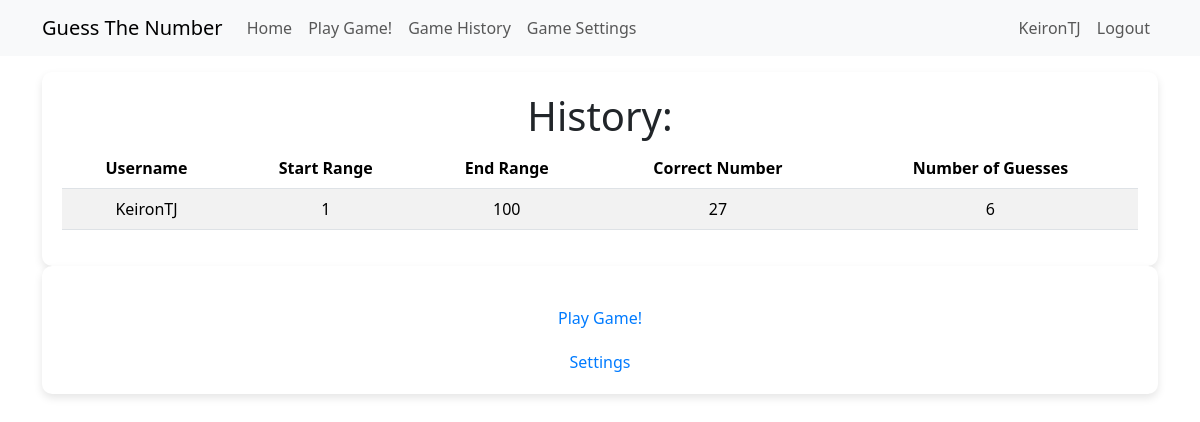
The page /guess_the_number_history (signed in) on the database as committed earlier.
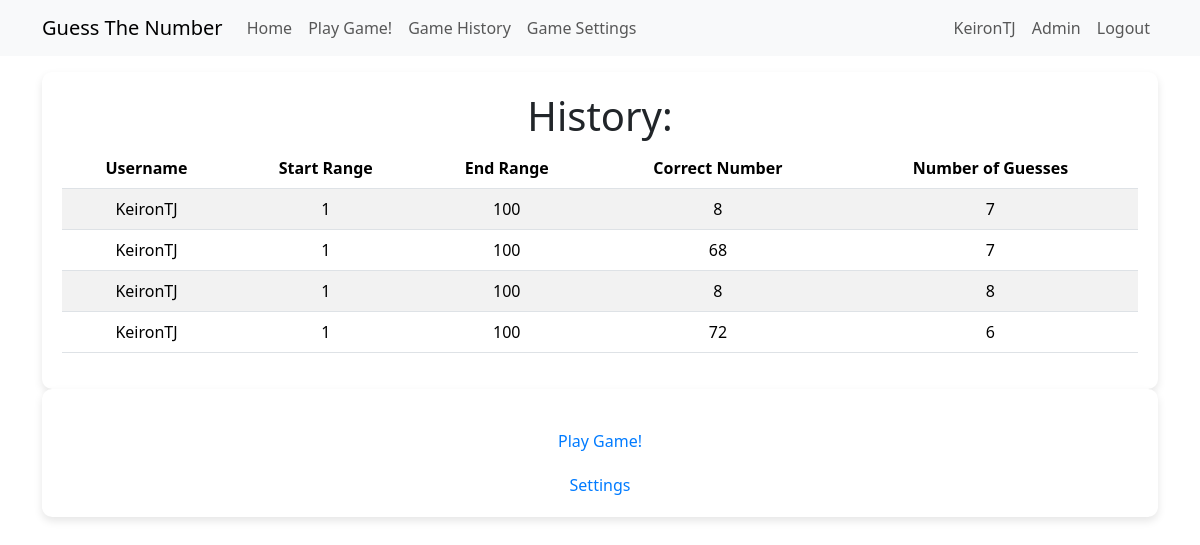
The same page on the database as committed later.
### app/models.py (models this page shows, shortened)
class User(UserMixin, db.Model):
    id = db.Column(Integer, primary_key=True)
    username = db.Column(String(64), index=True, unique=True)
    email = db.Column(String(120), index=True, unique=True)
    password_hash = db.Column(String(256))
    guesses = so.relationship('GuessTheNumberHistory', back_populates='user')
    guess_settings = so.relationship('GuessTheNumberSettings', back_populates='user')
    roles = so.relationship('Role', secondary='user_roles', back_populates='users')
    def is_admin(self):
        return 'admin' in [role.name for role in self.roles]

class GuessTheNumberHistory(db.Model):
    id = db.Column(Integer, primary_key=True)
    user_id = db.Column(Integer, db.ForeignKey('user.id'))
    start_range = db.Column(Integer)
    end_range = db.Column(Integer)
    correct_number = db.Column(Integer)
    number_of_guesses = db.Column(Integer)
    user = so.relationship('User', back_populates='guesses')

### app/game/routes.py (the view)
@bp.route('/guess_the_number_history')
@login_required
def guess_the_number_history():
    history = db.session.query(GuessTheNumberHistory).filter_by(user_id=current_user.id).all()
    return render_template('game/guess_the_number_history.html',
                           title='Guess the number history',
                           history=history)

### app/models.py (called while the page is built)
@login.user_loader
def load_user(id):
    return db.session.get(User, int(id))

### app/templates/game/guess_the_number_history.html
{% extends "main/base.html" %}
{% block content %}
<div class="customdiv">
    <h1>History:</h1>
    <table class="table table-striped">
        <thead>
            <tr>
                <th>Username</th>
                <th>Start Range</th>
                <th>End Range</th>
                <th>Correct Number</th>
                <th>Number of Guesses</th>
            </tr>
        </thead>
        <tbody>
            {% for game in history %}
                <tr>
                    <td>{{ game.user.username }}</td>
                    <td>{{ game.start_range }}</td>
                    <td>{{ game.end_range }}</td>
                    <td>{{ game.correct_number }}</td>
                    <td>{{ game.number_of_guesses }}</td>
                </tr>
            {% endfor %}
        </tbody>
    </table>
</div>
<div class="customdiv">
    <a class="customa" href="{{ url_for('game.guess_the_number') }}">Play Game!</a>
    <br>
    <a class="customa" href="{{ url_for('game.guess_the_number_settings') }}">Settings</a>
</div>
{% endblock %}

### app/templates/main/base.html (shortened to what this page needs)
<!doctype html>
<html lang="en">
<head>
    <link href="https://cdn.jsdelivr.net/npm/bootstrap@5.3.2/dist/css/bootstrap.min.css"
          rel="stylesheet"
>
    <link rel="stylesheet" href="{{ url_for('static', filename='style.css') }}">
</head>
<body>
    <nav class="navbar navbar-expand-lg bg-body-tertiary">
        <div class="container">
            <a class="navbar-brand" href="{{ url_for('game.guess_the_number') }}">Guess The Number</a>
            <div class="collapse navbar-collapse" id="navbarSupportedContent">
                <ul class="navbar-nav me-auto mb-2 mb-lg-0">
                    <li class="nav-item">
                        <a class="nav-link" aria-current="page" href="{{ url_for('main.index') }}">Home</a>
                    </li>
                    <li class="nav-item">
                        <a class="nav-link" aria-current="page" href=" {{ url_for('game.guess_the_number')}}">Play Game!</a>
                    </li>
                    <li class="nav-item">
                        <a class="nav-link" aria-current="page" href=" {{ url_for('game.guess_the_number_history') }}">Game History</a>
                    </li>
                    <li class="nav-item">
                        <a class="nav-link" aria-current="page" href="{{ url_for('game.guess_the_number_settings') }}">Game Settings</a>
                    </li>
                </ul>
                <ul class="navbar-nav mb-2 mb-lg-0">
                    {% if current_user.is_anonymous %}
                        <li class="nav-item">
                            <a class="nav-link" aria-current="page" href="{{ url_for('auth.login') }}"">Login</a>
                        </li>
                    {% else %}
                        <li class="nav-item">
                            <a class="nav-link" aria-current="page" href="{{ url_for('main.index')}} ">{{ current_user.username }}</a>
                        </li>
                        {% if current_user.is_admin() %}
                            <li class="nav-item">
                                <a class="nav-link" aria-current="page" href="{{ url_for('admin.admin_home') }}">Admin</a>
                            </li>
                        {% endif %}
                        <li class="nav-item">
                            <a class="nav-link" aria-current="page" href="{{ url_for('auth.logout')}} ">Logout</a>
                        </li>
                    {% endif %}
                </ul>
            </div>
        </div>
    </nav>
    <div class="container mt-3">
        {% block content %}{% endblock %}
    </div>
</body>
</html>

### app/static/style.css (style rules this page uses)
.customdiv { background-color: white; padding: 20px; border-radius: 10px; box-shadow: 0 4px 8px rgba(0,0,0,0.1); text-align: center; }
.customa { display: inline-block; margin-top: 20px; color: #007bff; text-decoration: none; }

Rows that differ between the two databases and show on the page:
changed GuessTheNumberHistory (number 1 of 4 on the later page): correct_number "27" → "8"; number_of_guesses "6" → "7"
added GuessTheNumberHistory: user.username "KeironTJ", start_range "1", end_range "100", correct_number "68", number_of_guesses "7"
added GuessTheNumberHistory: user.username "KeironTJ", start_range "1", end_range "100", correct_number "8", number_of_guesses "8"
added GuessTheNumberHistory: user.username "KeironTJ", start_range "1", end_range "100", correct_number "72", number_of_guesses "6"
Other text that changed with them:
text now shown: "Admin"
